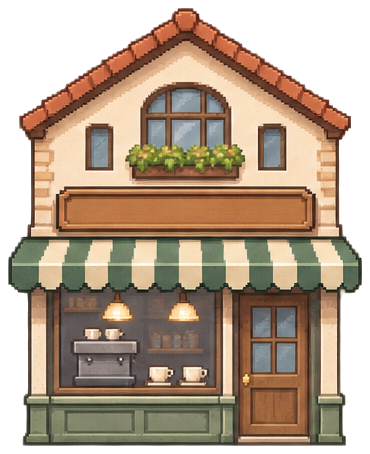
#> input picture assets/generated/street-art-v2/source/storefronts/01-cafe.png, 370 x 454 px; its folder holds 4 pictures in this run
$ python process-assets.py
#> lines starting #> are read from the running program, lines starting #| are printed output that depends on the picture
"""Reproducible approved-image extraction. Run: uv run --with pillow python docs/street-art-v2/process-assets.py
All coordinates refer to the supplied original PNG; logical pixels render at exactly 2x.
No storefront/window/person is baked into the scenery layers.
"""
from pathlib import Path
from PIL import Image, ImageDraw
import json, hashlib
ROOT=Path(__file__).resolve().parents[2]
SRC=ROOT/'assets/generated/street-art-v2/source'
OUT=ROOT/'public/art/street-art-v2'
OUT.mkdir(parents=True,exist_ok=True)
N=Image.Resampling.NEAREST
spec=[('01-cafe','cafe',.463,.72),('02-vacant-brick','vacant-brick',.453,.50),('03-bookshop','bookshop',.484,.82),('04-plant-shop','plant-shop',.348,.51),('05-florist','florist',.471,.47),('06-pottery','pottery',.476,.79),('07-tea-shop','tea-shop',.46,.78),('08-vacant-blue','vacant-blue',.453,.23)]
meta={}
for name,key,sign,door in spec:
 im=Image.open(SRC/'storefronts'/f'{name}.png').convert('RGBA');box=im.getbbox();im=im.crop(box)
#> further down, im is the input picture: PIL image 370x454 RGBA; mean R, G, B, A 112.4, 93.3, 73.8, 184.6
#> after `box = im.getbbox()`: box = (8, 8, 362, 446)
#> after `im = im.crop(box)`:
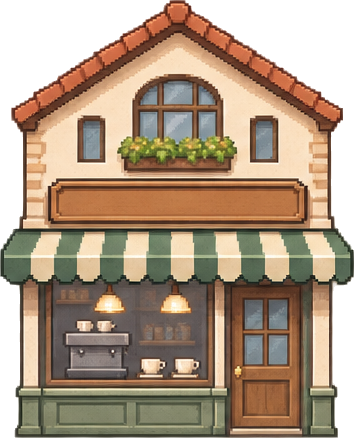
#> im: PIL image 354x438 RGBA; mean R, G, B, A 121.8, 101.1, 79.9, 200; transparent parts drawn white
 # Every source uses the same ~3 source pixels per logical pixel, never stretch to a slot.
 size=(round(im.width/3),round(im.height/3));im=im.resize(size,N)
#> after `size = (round(im.width / 3), round(im.height / 3))`: size = (118, 146)
#> after `im = im.resize(size, N)`:
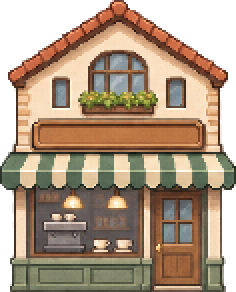
#> im: PIL image 118x146 RGBA (shown 2 times larger); mean R, G, B, A 121.9, 101.3, 80.2, 200.1; transparent parts drawn white
 im.save(OUT/f'{key}.png',optimize=True)
 meta[key]={'width':size[0]*2,'height':size[1]*2,'signY':round(size[1]*sign)*2,'doorX':round(size[0]*door)*2,'sourceCrop':box}
#> pass 2 of the loop `for name,key,sign,door in spec:`:
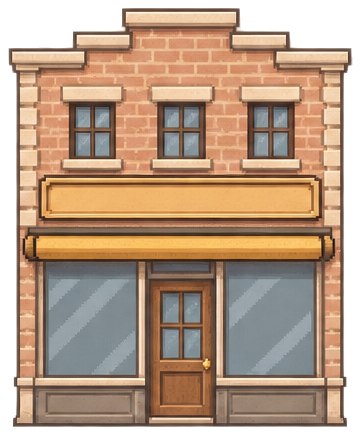
#> input picture assets/generated/street-art-v2/source/storefronts/02-vacant-brick.png, 361 x 435 px
#> im is the input picture: PIL image 361x435 RGBA; mean R, G, B, A 141.6, 114.5, 91.5, 209.9
#> box = (8, 8, 353, 427)
#> `im = im.crop(box)`:
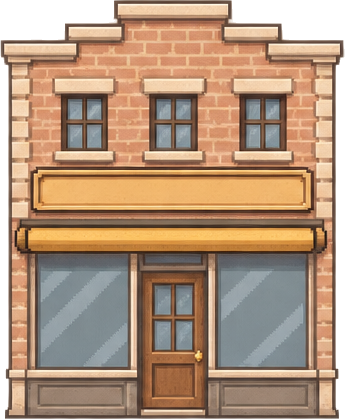
#> im: PIL image 345x419 RGBA; mean R, G, B, A 153.8, 124.4, 99.4, 228; transparent parts drawn white
#> `im = im.resize(size, N)`:
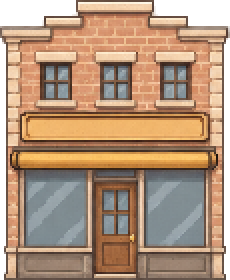
#> im: PIL image 115x140 RGBA (shown 2 times larger); mean R, G, B, A 153.2, 123.7, 98.9, 228.2; transparent parts drawn white
#> (the run stopped early here; a loop or call above may not have finished)
